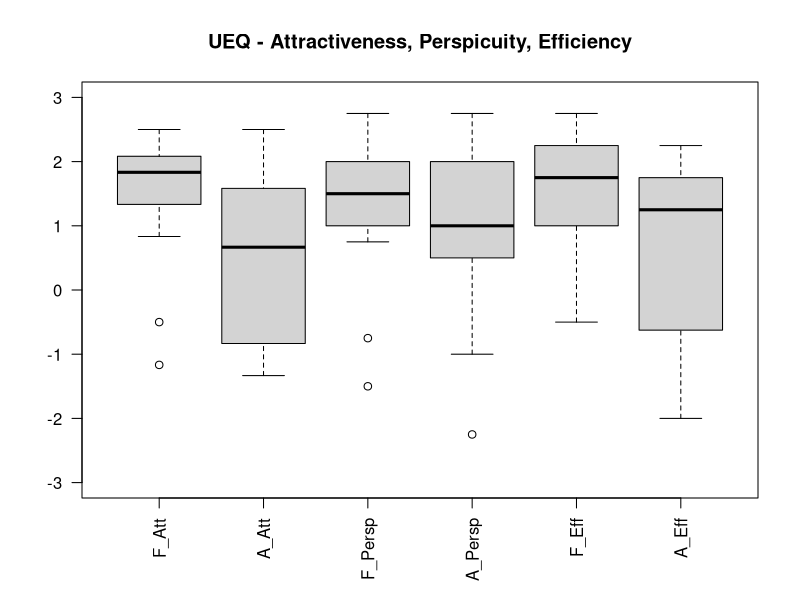
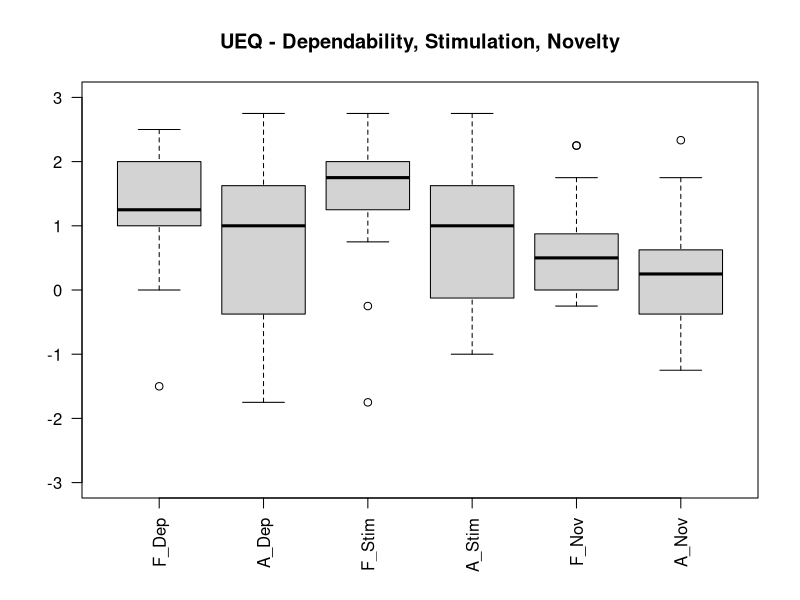
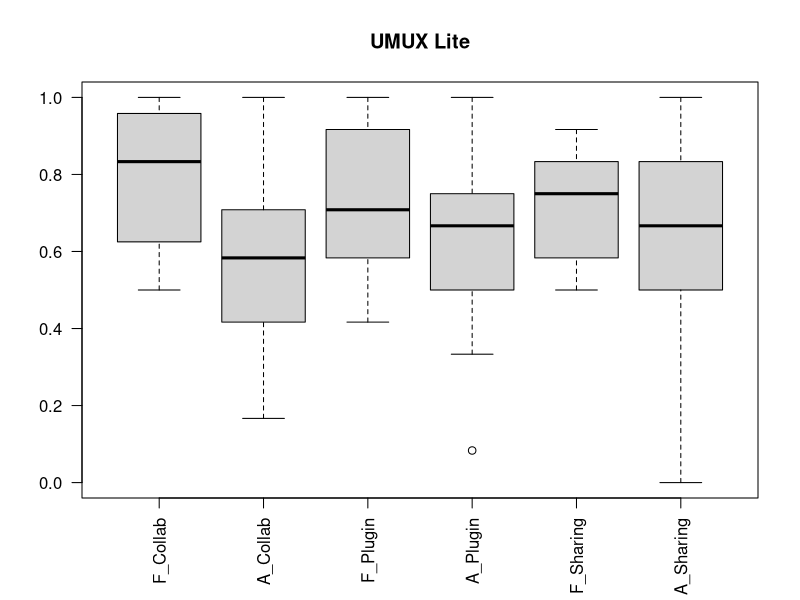

The R source for these figures, in order:
# og_DATA <- read.csv2("FA_DATA.csv")
DATA <- read.csv2("FA_DATA.csv")

toBeReversed <- c(FALSE, FALSE, TRUE, TRUE, TRUE,
                  FALSE, FALSE, FALSE, TRUE, TRUE,
                  FALSE, TRUE, FALSE, FALSE, FALSE,
                  FALSE, TRUE, TRUE, TRUE, FALSE,
                  TRUE, FALSE, TRUE, TRUE, TRUE, FALSE)


############################### UEQ questionnaire analysis ##################################### # nolint
# clean up the data
# convert 1-7 Likert values to range (-3, 3)

for (i in c(1:26)){
    if (toBeReversed[i] == TRUE) {
        # Figma items
        DATA[, i + 10] <- 4 - DATA[, i + 10];
        # Adobe XD items
        DATA[, i + 36] <- 4 - DATA[, i + 36];
    } else {
        # Figma items
        DATA[, i + 10] <- DATA[, i + 10] - 4;
        # Adobe XD items
        DATA[, i + 36] <- DATA[, i + 36] - 4;
    }
}


# column numbers for every scale
attractiveness_col <- c(1, 12, 14, 16, 24, 25)
perspicuity_col <- c(2, 4, 13, 21)
efficiency_col <- c(9, 20, 22, 23)
dependability_col <- c(8, 11, 17, 19)
stimulation_col <- c(5, 6, 7, 18)
novelty_col <- c(3, 10, 15, 26)


# Figma means for every user
f_attractiveness_users <- apply(DATA[, attractiveness_col+10], 1, mean, na.rm= TRUE)
f_perspicuity_users <- apply(DATA[, perspicuity_col+10], 1, mean, na.rm= TRUE)
f_efficiency_users <- apply(DATA[, efficiency_col+10], 1, mean, na.rm= TRUE)
f_dependability_users <- apply(DATA[, dependability_col+10], 1, mean, na.rm= TRUE)
f_stimulation_users <- apply(DATA[, stimulation_col+10], 1, mean, na.rm= TRUE)
f_novelty_users <- apply(DATA[, novelty_col+10], 1, mean, na.rm= TRUE)

# general Figma means for every scale
f_attractiveness_mean = mean(f_attractiveness_users, na.rm= TRUE)
f_perspicuity_mean = mean(f_perspicuity_users, na.rm= TRUE)
f_efficiency_mean = mean(f_efficiency_users, na.rm= TRUE)
f_dependability_mean = mean(f_dependability_users, na.rm= TRUE)
f_stimulation_mean = mean(f_stimulation_users, na.rm= TRUE)
f_novelty_mean = mean(f_novelty_users, na.rm= TRUE)



# Adobe means for every user
a_attractiveness_users <- apply(DATA[, attractiveness_col+36], 1, mean, na.rm= TRUE)
a_perspicuity_users <- apply(DATA[, perspicuity_col+36], 1, mean, na.rm= TRUE)
a_efficiency_users <- apply(DATA[, efficiency_col+36], 1, mean, na.rm= TRUE)
a_dependability_users <- apply(DATA[, dependability_col+36], 1, mean, na.rm= TRUE)
a_stimulation_users <- apply(DATA[, stimulation_col+36], 1, mean, na.rm= TRUE)
a_novelty_users <- apply(DATA[, novelty_col+36], 1, mean, na.rm= TRUE)

# general Adobe means for every scale
a_attractiveness_mean = mean(a_attractiveness_users, na.rm= TRUE)
a_perspicuity_mean = mean(a_perspicuity_users, na.rm= TRUE)
a_efficiency_mean = mean(a_efficiency_users, na.rm= TRUE)
a_dependability_mean = mean(a_dependability_users, na.rm= TRUE)
a_stimulation_mean = mean(a_stimulation_users, na.rm= TRUE)
a_novelty_mean = mean(a_novelty_users, na.rm= TRUE)





###################################### UMUX Lite ##########################################

# cleaning the data
# subtract 1 from every item

# cycling through the items
for (i in c(1:6)){
    #Figma items
    DATA[, i + 62] <- DATA[, i + 62] - 1;
    #Adobe items
    DATA[, i + 68] <- DATA[, i + 68] - 1;
}

# column numbers for every feature
coll_col <- c(1,2)
plug_col <- c(3,4)
shar_col <- c(5,6)


# Figma sum for every user
f_collaboration_users <- apply(DATA[, coll_col + 62], 1, sum) / 12
f_plugin_users <- apply(DATA[, plug_col + 62], 1, sum) / 12
f_sharing_users <- apply(DATA[, shar_col + 62], 1, sum) / 12

# Figma mean for every UMUX Lite
f_collaboration_mean = mean(f_collaboration_users, na.rm= TRUE)
f_plugin_mean = mean(f_plugin_users, na.rm= TRUE)
f_sharing_mean = mean(f_sharing_users, na.rm= TRUE)


# Adobe sum for every user
a_collaboration_users <- apply(DATA[, coll_col + 68], 1, sum) / 12
a_plugin_users <- apply(DATA[, plug_col + 68], 1, sum) / 12
a_sharing_users <- apply(DATA[, shar_col + 68], 1, sum) / 12

# Adobe mean for every UMUX Lite
a_collaboration_mean = mean(a_collaboration_users, na.rm= TRUE)
a_plugin_mean = mean(a_plugin_users, na.rm= TRUE)
a_sharing_mean = mean(a_sharing_users, na.rm= TRUE)


###################################### T-TEST UEQ ##########################################

#get Figma sample mean for comparison
#get Adobe XD sample mean for comparison
#Paired t test for Attractiveness
round(f_attractiveness_mean, digits = 2) 
round(a_attractiveness_mean, digits = 2) 
t.test(f_attractiveness_users, a_attractiveness_users, paired = TRUE)

#get Figma sample mean for comparison
#get Adobe XD sample mean for comparison
#Paired t test for Perspicuity
round(f_perspicuity_mean, digits = 2) 
round(a_perspicuity_mean, digits = 2) 
t.test(f_perspicuity_users, a_perspicuity_users, paired = TRUE)

#get Figma sample mean for comparison
#get Adobe XD sample mean for comparison
#Paired t test for Efficiency
round (f_efficiency_mean, digits = 2)
round (a_efficiency_mean, digits = 2)
t.test(f_efficiency_users, a_efficiency_users, paired = TRUE)

#get Figma sample mean for comparison
#get Adobe XD sample mean for comparison
#Paired t test for Dependability
round (f_dependability_mean, digits = 2)
round(a_dependability_mean, digits = 2)
t.test(f_dependability_users, a_dependability_users, paired = TRUE)

#get Figma sample mean for comparison
#get Adobe XD sample mean for comparison
#Paired t test for Stimulation
round(f_stimulation_mean, digits = 2)
round(a_stimulation_mean, digits = 2)
t.test(f_stimulation_users, a_stimulation_users, paired = TRUE)

#get Figma sample mean for comparison
#get Adobe XD sample mean for comparison
#Paired t test for Novelty
round(f_novelty_mean, digits = 2)
round(a_novelty_mean, digits = 2)
t.test(f_novelty_users, a_novelty_users, paired = TRUE)


###################################### T-TEST UMUX Lite ##########################################

#get Figma sample mean for comparison
#get Adobe XD sample mean for comparison
#Paired t test for Collaboration
round(f_collaboration_mean, digits = 2) 
round(a_collaboration_mean, digits = 2) 
t.test(f_collaboration_users, a_collaboration_users, paired = TRUE)

#get Figma sample mean for comparison
#get Adobe XD sample mean for comparison
#Paired t test for Plugin
round(f_plugin_mean, digits = 2)
round(a_plugin_mean, digits = 2)
t.test(f_plugin_users, a_plugin_users, paired = TRUE)

#get Figma sample mean for comparison
#get Adobe XD sample mean for comparison
#Paired t test for Sharing
round(f_sharing_mean, digits = 2)
round(a_sharing_mean, digits = 2)
t.test(f_sharing_users, a_sharing_users, paired = TRUE)



############################### T-TEST FAMILIARITY ####################################

#Paired t-test for familiarity
round(mean(DATA$F_Fam), digits = 2)
round(mean(DATA$A_Fam), digits = 2)
t.test(DATA$F_Fam,DATA$A_Fam, paired = TRUE)



############################### BOX PLOTS ####################################


#### UEQ ###

#Scales graphs are splitted for clarity

#Put values in two dataframes
UEQ <- data.frame(f_attractiveness_users, a_attractiveness_users, f_perspicuity_users, a_perspicuity_users,f_efficiency_users,a_efficiency_users)
UEQ2 <- data.frame(f_dependability_users, a_dependability_users, f_stimulation_users, a_stimulation_users, f_novelty_users, a_novelty_users)

#Boxplot for Attractiveness, Perspicuity, Efficiency
boxplot(UEQ, names = c("F_Att","A_Att","F_Persp","A_Persp","F_Eff","A_Eff"), main = "UEQ - Attractiveness, Perspicuity, Efficiency", las = 2, ylim = c(-3,3))

#Boxplot for Attractiveness, Perspicuity, Efficiency
boxplot(UEQ2, names = c("F_Dep", "A_Dep", "F_Stim","A_Stim","F_Nov","A_Nov"), main = "UEQ - Dependability, Stimulation, Novelty", las = 2, ylim = c(-3,3))


#### UMUX Lite ###

#Put values in a dataframe
UMUX <- data.frame(f_collaboration_users, a_collaboration_users, f_plugin_users, a_plugin_users, f_sharing_users, a_sharing_users)

#Boxplot for usability scores
boxplot(UMUX, names = c("F_Collab","A_Collab","F_Plugin","A_Plugin","F_Sharing","A_Sharing"), main = "UMUX Lite", las = 2, ylim = c(0,1))




#################################### Demographics #########################################

table(DATA$Gender)
table(DATA$Age)
table(DATA$State)
table(DATA$Status)

# convert into nominal variable -> as.factor(DATA$Gender)
# print gender demographics
# gender_percentage= round(100*table(as.factor(DATA$Gender))/sum(table(as.factor(DATA$Gender))), digits = 1)

# gender_label = paste(as.factor(DATA$Gender)," (", gender_percentage,"%)", sep = "")

# quartz()
# window()
# pie(table(as.factor(DATA$Gender)), labels=gender_label)
